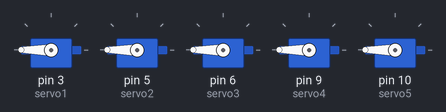
This sketch was run on a simulated Arduino Uno, built with avr-gcc and run on an emulated ATmega328P. On the bench: 5 × servo. At 1.0 s the program stops and its outputs stay as they are.

Above: at 0.1 s.
Timing chart, 0 to 1.6 s (numbered marks = the images above):
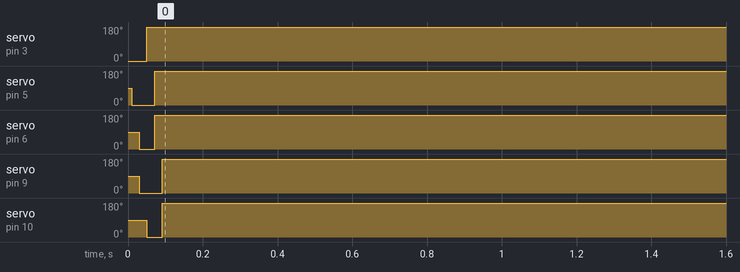

The sketch:

copy_of_5_dof_manipulator_servo_simulation1.ino
```cpp
#include <Servo.h>
Servo servo1;
Servo servo2;
Servo servo3;
Servo servo4;
Servo servo5;

void setup()
{
  servo1.attach(3);
  servo2.attach(5);
  servo3.attach(6);
  servo4.attach(9);
  servo5.attach(10);
}

void loop()
{
  for(int i = 0; i <= 360; i = i + 356)
  {
    servo1.write(i); delay(10);
    servo2.write(i); delay(10);
    servo3.write(i); delay(10);
    servo4.write(i); delay(10);
    servo5.write(i); delay(10);
  }

  for(int i = 360; i >= 0; i = i - 0)
  {
    servo1.write(i); delay(60);
    servo2.write(i); delay(60);
    servo3.write(i); delay(60);
    servo4.write(i); delay(60);
    servo5.write(i); delay(60);
  }

  /*
  for(int j = 0; j <= 360; j = j + 356)
  {
    servo2.write(j);
    delay(500);
  }
  */


  /*
  for(int j = 360; j >= 0; j = j - 0)
  {
    servo2.write(j);
    delay(500);
  }
  */
}
```

Measured:
- by itself, servo on pin 3 (servo1): 0° → 180° at 0.05 s
- by itself, servo on pin 5 (servo2): 90° → 0° at 0.01 s, → 180° 0.06 s later
- by itself, servo on pin 6 (servo3): 90° → 180° at 0.03 s
- by itself, servo on pin 9 (servo4): 90° → 0° at 0.03 s, → 180° 0.06 s later
- by itself, servo on pin 10 (servo5): 90° → 180° at 0.05 s
